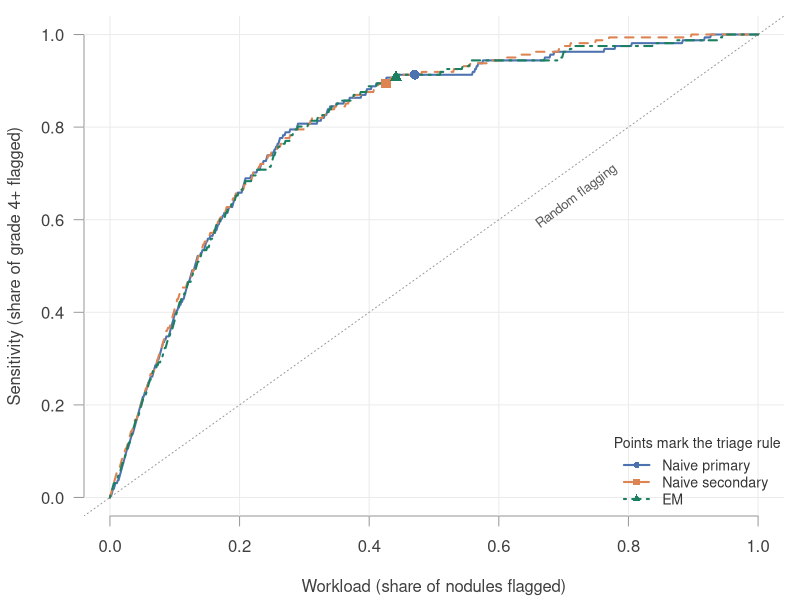

Generate this figure with R:
# Run from the repository root:
#   Rscript codes/plots/model-testing/triage-curve.R

d <- read.csv("data/processed/test_predictions.csv")
tau <- read.csv("data/processed/test_tau.csv")
truth <- d$mal_median >= 4
models <- list(list(p = d$prob_primary, name = "Naive primary", col = "#4c72b0", lty = 1, pch = 16),
               list(p = d$prob_secondary, name = "Naive secondary", col = "#dd8452", lty = 2, pch = 15),
               list(p = d$prob_em, name = "EM", col = "#1a8060", lty = 4, pch = 17))
curve_at <- function(p, cuts) t(sapply(cuts, function(k) c(mean(p >= k), mean(p[truth] >= k))))

pdf("codes/plots/model-testing/triage-curve.pdf", width = 6, height = 4.6)
par(mar = c(4.2, 4.2, 0.8, 0.8), las = 1, col.axis = "grey25", col.lab = "grey25", fg = "grey60")
plot(c(0, 1), c(0, 1), type = "n", xlab = "Workload (share of nodules flagged)",
     ylab = "Sensitivity (share of grade 4+ flagged)", bty = "n")
abline(h = seq(0, 1, 0.2), v = seq(0, 1, 0.2), col = "grey92")
abline(0, 1, col = "grey60", lty = 3)
text(0.72, 0.65, "Random flagging", col = "grey35", cex = 0.8, srt = 37)
for (m in models) {
  xy <- curve_at(m$p, c(Inf, sort(unique(m$p), decreasing = TRUE)))
  lines(xy[, 1], xy[, 2], col = m$col, lwd = 2, lty = m$lty)
}
for (m in models) {
  xy <- curve_at(m$p, tau$tau[tau$model == m$name])
  points(xy[1], xy[2], pch = m$pch, col = m$col, cex = 1.3)
}
legend("bottomright", sapply(models, `[[`, "name"), col = sapply(models, `[[`, "col"),
       lty = sapply(models, `[[`, "lty"), pch = sapply(models, `[[`, "pch"), lwd = 2, bty = "n",
       cex = 0.85, text.col = "grey20", title = "Points mark the triage rule")
invisible(dev.off())
